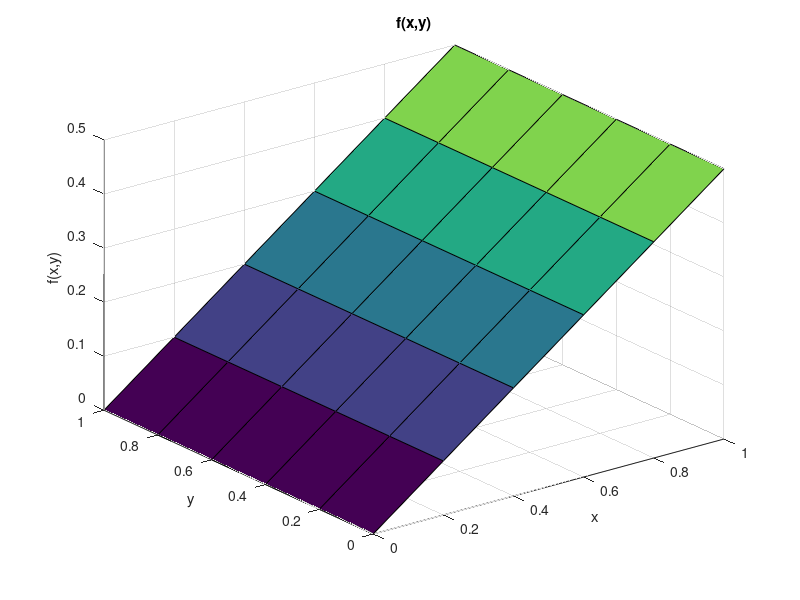

Write the MATLAB code that produced this figure. (Note: this script raises an error after producing the figure.)

close all;

Unit = 0:0.2:1;

[X,Y] = meshgrid(Unit);

Z = 0.5*X;
figure();
surf(X,Y,Z)
xlabel('x')
ylabel('y')
zlabel('f(x,y)')
title('f(x,y)')

figure();
Z1 =  interp2(X,Y,Z,X,Z.*Y,'makima',0);
% Z2 = interp2(X,Y,Z1,X,Z1.*Y,'makima',0);
surf(X,Y,Z1)
xlabel('x')
ylabel('y')
zlabel('f(x,f(x,y))')
title('f(x,f(x,y))')



% function IterMat = IterateMat(X,Y,Mat,Iter)
% 
% % Xo = X(1,:);
% % Yo = Y(:,1);
% % InterExtrap = [0:0.01:2,OWData.kI(2:end)];
% % InterExtrap = sort(InterExtrap);
% IterMat =  interp2(X,Y,Mat,X,Y,'makima',0);
% 
% for i = 2:Iter
%     IterMat.*Y;
%     IterMat = interp2(X,Y,Mat,X,IterMat.*Y,'makima',0);
% end
% 
% return
% end

